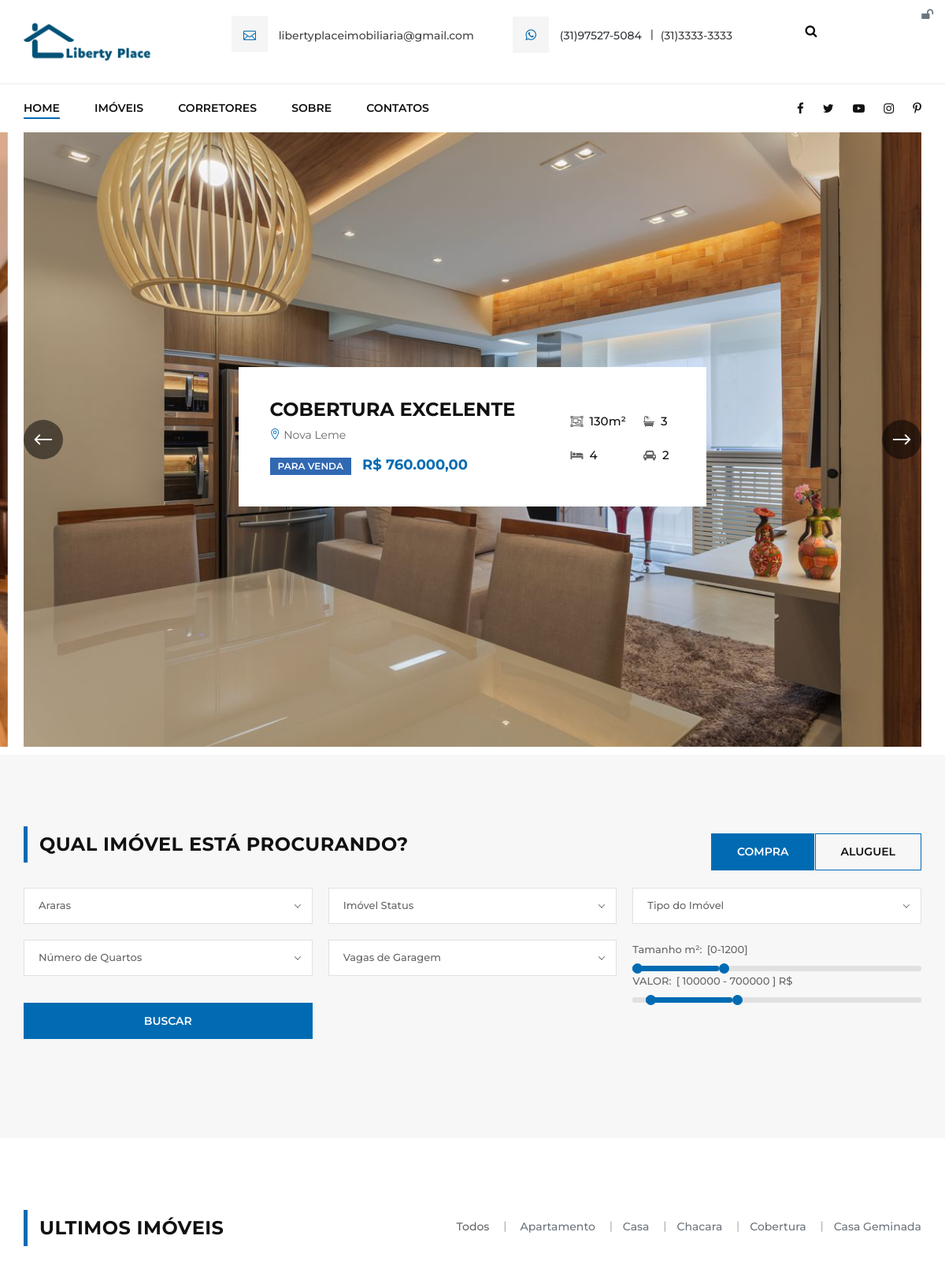
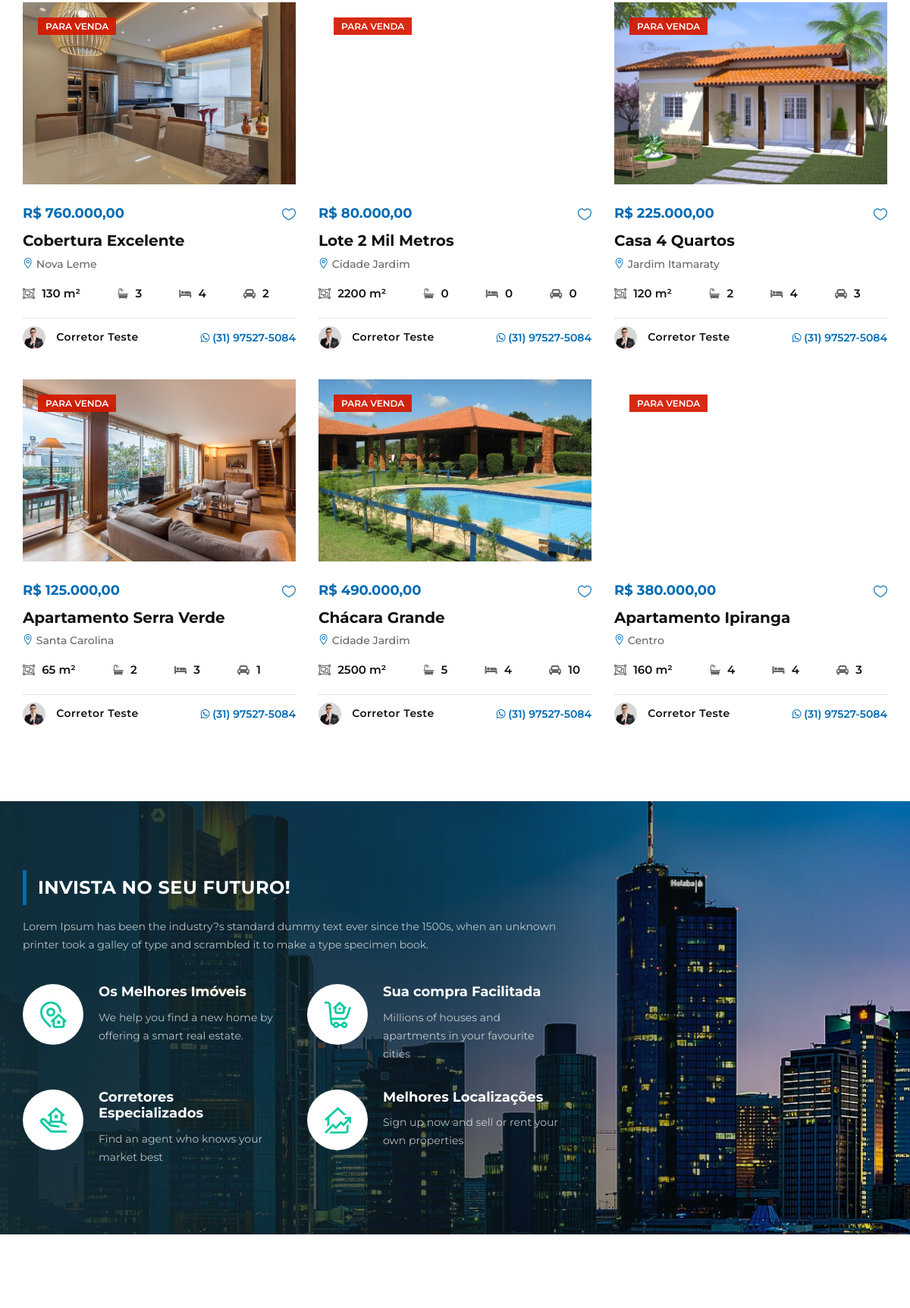
The page /imobiliaria/index.php (upper part) on the database its author committed (2 pictures, top to bottom).
### tables this page shows
CREATE TABLE `imoveis` (
  `id` int(11) NOT NULL,
  `vendedor` varchar(25) NOT NULL,
  `corretor` varchar(25) NOT NULL,
  `titulo` varchar(60) NOT NULL,
  `descricao` varchar(1000) NOT NULL,
  `tipo` int(11) NOT NULL,
  `cidade` int(11) NOT NULL,
  `bairro` int(11) NOT NULL,
  `valor` decimal(10,2) NOT NULL,
  `ano` int(11) NOT NULL,
  `visitas` int(11) NOT NULL,
  `area` int(11) NOT NULL,
  `quartos` int(11) NOT NULL,
  `banheiros` int(11) NOT NULL,
  `suites` int(11) NOT NULL,
  `garagens` int(11) NOT NULL,
  `piscinas` int(11) NOT NULL,
  `img_principal` varchar(100) NOT NULL,
  `img_planta` varchar(100) NOT NULL,
  `img_banner` varchar(100) NOT NULL,
  `endereco` varchar(100) NOT NULL,
  `status` varchar(25) NOT NULL,
  `condicao` varchar(20) NOT NULL
);

CREATE TABLE `bairros` (
  `id` int(11) NOT NULL,
  `nome` varchar(60) NOT NULL,
  `cidade` int(11) NOT NULL
);

CREATE TABLE `tipos` (
  `id` int(11) NOT NULL,
  `nome` varchar(50) NOT NULL,
  `imagem` varchar(100) NOT NULL,
  `imoveis` int(11) NOT NULL
);

CREATE TABLE `corretores` (
  `id` int(11) NOT NULL,
  `nome` varchar(50) NOT NULL,
  `cpf` varchar(20) NOT NULL,
  `telefone` varchar(15) NOT NULL,
  `email` varchar(50) NOT NULL,
  `endereco` varchar(100) NOT NULL,
  `foto` varchar(100) NOT NULL,
  `descricao` varchar(90) DEFAULT NULL,
  `twitter` varchar(150) DEFAULT NULL,
  `facebook` varchar(150) DEFAULT NULL,
  `corretor` tinyint(1) DEFAULT NULL,
  `creci` varchar(15) DEFAULT NULL
);

### imobiliaria/index.php (the view, shortened to what this page needs)
<?php
include_once("conexao.php");
include_once("cabecalho.php");
 ?>
<section class="hero-section">
    <div class="container">
        <div class="hs-slider owl-carousel">
             <?php
          $res = $pdo->query("SELECT * FROM imoveis where status = 'Para Venda' or status = 'Para Aluguel' order by id desc limit 4");
          $dados = $res->fetchAll(PDO::FETCH_ASSOC);
          for ($i=0; $i < count($dados); $i++) {
            $id = $dados[$i]['id'];
            $status = $dados[$i]['status'];
                        $imagem = $dados[$i]['img_banner'];
                        $valor = $dados[$i]['valor'];
                        $titulo = $dados[$i]['titulo'];
                        $bairro = $dados[$i]['bairro'];
                        $area = $dados[$i]['area'];
                        $quartos = $dados[$i]['quartos'];
                        $banheiros = $dados[$i]['banheiros'];
                        $garagens = $dados[$i]['garagens'];
            $res_2 = $pdo->query("SELECT * FROM bairros where id = '$bairro'");
            $dados_2 = $res_2->fetchAll(PDO::FETCH_ASSOC);
            $nomeBairro = $dados_2[0]['nome'];
             if ($status == "Para Venda") {
                            $classe = "c-red";
                        } else {
                            $classe = "";
              }
            ?>
            <a href="imovel-detalhes.php?id=<?php echo $id ?>">
            <div class="hs-item set-bg" data-setbg="sistema/img/imoveis/<?php echo $imagem ?>">
                <div class="row">
                    <div class="col-lg-12">
                        <div class="hc-inner-text">
                            <div class="hc-text">
                                <h4><?php echo $titulo ?></h4>
                                <p><span class="icon_pin_alt"></span> <?php echo $nomeBairro ?></p>
                                <div class="label <?php echo $classe ?>"><?php echo $status ?></div>
                                <h5>R$ <?php echo number_format($valor, 2, ',', '.'); ?><span>
                                    <?php if ($status == "Para Aluguel") {
                                        echo "<span>/mês</span>" ;
                                    }?></span></h5>
                            </div>
                            <div class="hc-widget">
                                <ul>
                                    <li><i class="fa fa-object-group"></i> <?php echo $area ?>m²</li>
                                    <li><i class="fa fa-bathtub"></i> <?php echo $banheiros ?></li>
                                    <li><i class="fa fa-bed"></i> <?php echo $quartos ?></li>
                                    <li><i class="fa fa-automobile"></i> <?php echo $garagens ?></li>
                                </ul>
                            </div>
                        </div>
                    </div>
                </div>
            </div>
            </a>
            <?php
             }
            ?>
        </div>
    </div>
</section>
<section class="search-section spad">
    <div class="container">
        <div class="row">
            <div class="col-lg-7">
                <div class="section-title">
                    <h4>Qual imóvel está Procurando?</h4>
                </div>
            </div>
            <div class="col-lg-5">
                <div class="change-btn">
                    <div class="cb-item">
                        <label for="cb-rent" class="active">
                            Compra
                        </label>
                    </div>
                    <div class="cb-item">
                        <label for="cb-sale">
                            Aluguel
                        </label>
                    </div>
                </div>
            </div>
        </div>
        <div class="search-form-content">
            <form action="lista-imoveis.php" method="GET" class="filter-form">
                <div class="room-size-range-wrap sm-width">
                    <div class="price-text">
                        <label for="roomsizeRange">Tamanho m²:</label>
                        <input type="text" id="roomsizeRange" name="area" readonly>
                    </div>
                    <div id="roomsize-range" class="slider"></div>
                </div>
                <div id="priceCompra" class="price-range-wrap sm-width">
                    <div class="price-text">
                        <label for="priceRange">Valor:</label>
                        <input type="text" id="priceRange" name="valorCompra" readonly>
                    </div>
                    <div id="price-range" class="slider"></div>
                </div>
                <button type="submit" class="search-btn sm-width">Buscar</button>
            </form>
        </div>
    </div>
</section>
<section class="property-section latest-property-section spad">
    <div class="container">
        <div class="row">
            <div class="col-lg-5">
                <div class="section-title">
                    <h4>ULTIMOS IMÓVEIS</h4>
                </div>
            </div>
            <div class="col-lg-7">
                <div class="property-controls">
                    <ul>
                        <li id="listarTodos" data-filter="all">Todos</li>
                              <?php
                $res = $pdo->query("SELECT * FROM tipos order by imoveis desc limit 5");
                $dados = $res->fetchAll(PDO::FETCH_ASSOC);
                for ($i=0; $i < count($dados); $i++) {
                  $id_item = $dados[$i]['id'];
                  $nome_item = $dados[$i]['nome'];
                     echo "<li><a class='text-secondary' href='lista-imoveis.php?tipo-imovel=" . $id_item . "'>" . $nome_item . "</a></li>";
                }
                ?>
                    </ul>
                </div>
            </div>
        </div>
        <div class="row property-filter">
             <?php
          $res = $pdo->query("SELECT * FROM imoveis where status = 'Para Venda' or status = 'Para Aluguel' order by id desc limit 6");
          $dados = $res->fetchAll(PDO::FETCH_ASSOC);
          for ($i=0; $i < count($dados); $i++) {
            $id = $dados[$i]['id'];
            $status = $dados[$i]['status'];
                        $imagem = $dados[$i]['img_banner'];
                        $valor = $dados[$i]['valor'];
                        $titulo = $dados[$i]['titulo'];
                        $bairro = $dados[$i]['bairro'];
                        $area = $dados[$i]['area'];
                        $quartos = $dados[$i]['quartos'];
                        $banheiros = $dados[$i]['banheiros'];
                        $garagens = $dados[$i]['garagens'];
                        $corretor = $dados[$i]['corretor'];
                         $res_2 = $pdo->query("SELECT * FROM corretores where cpf = '$corretor'");
            $dados_2 = $res_2->fetchAll(PDO::FETCH_ASSOC);
            $nomeCorretor = $dados_2[0]['nome'];
                            $telefoneCorretor = $dados_2[0]['telefone'];
                            $imgCorretor = $dados_2[0]['foto'];
            $res_2 = $pdo->query("SELECT * FROM bairros where id = '$bairro'");
            $dados_2 = $res_2->fetchAll(PDO::FETCH_ASSOC);
            $nomeBairro = $dados_2[0]['nome'];
             if ($status == "Para Venda") {
                            $classe = "c-red";
                        } else {
                            $classe = "";
              }
            ?>
            <div class="col-lg-4 col-md-6 mix all house">
                <div class="property-item">
                    <a href="imovel-detalhes.php?id=<?php echo $id ?>">
                        <div class="pi-pic set-bg" data-setbg="sistema/img/imoveis/<?php echo $imagem ?>">
                            <div class="label <?php echo $classe ?>"><?php echo $status ?></div>
                        </div>
                    </a>
                    <div class="pi-text">
                        <a title="Enviar Mensagem" href="" data-toggle="modal" data-target="#modalMensagemImovel" class="heart-icon"><span class="icon_heart_alt"></span></a>
                        <div class="pt-price">R$ <?php echo number_format($valor, 2, ',', '.'); ?>
                        </div>
                        <h5><a href="imovel-detalhes.php?id=<?php echo $id ?>"><?php echo $titulo ?></a></h5>
                        <p><span class="icon_pin_alt"></span> <?php echo $nomeBairro ?></p>
                        <ul>
                            <li><i class="fa fa-object-group"></i> <?php echo $area ?> m²</li>
                            <li><i class="fa fa-bathtub"></i> <?php echo $banheiros ?></li>
                            <li><i class="fa fa-bed"></i> <?php echo $quartos ?></li>
                            <li><i class="fa fa-automobile"></i> <?php echo $garagens ?></li>
                        </ul>
                        <div class="pi-agent">
                            <div class="pa-item">
                                <div class="pa-info">
                                    <img src="sistema/img/profiles/<?php echo $imgCorretor ?>" alt="">
                                    <h6><?php echo $nomeCorretor ?></h6>
                                </div>
                                <div class="pa-text">
                                    <a class="cor-verde-template-link" target="_blank" href="http://api.whatsapp.com/send?1=pt_BR&phone=55<?php echo $telefoneCorretor ?>"><i class="fa fa-whatsapp"></i> <?php echo $telefoneCorretor ?> </a>
                                </div>
                            </div>
                        </div>
                    </div>
                </div>
            </div>
            <?php  } ?>
        </div>
    </div>
</section>
<section class="chooseus-section spad set-bg" data-setbg="img/chooseus/chooseus-bg.jpg">
    <div class="container">
        <div class="row">
            <div class="col-lg-8">
                <div class="chooseus-text">
                    <div class="section-title">
                        <h4>Invista no seu futuro!</h4>
                    </div>
                    <p>Lorem Ipsum has been the industry?s standard dummy text ever since the 1500s, when an unknown
                        printer took a galley of type and scrambled it to make a type specimen book.</p>
                </div>
                <div class="chooseus-features">
                    <div class="cf-item">
                        <div class="cf-pic">
                            <img src="img/chooseus/chooseus-icon-1.png" alt="">
                        </div>
                        <div class="cf-text">
                            <h5>Os Melhores Imóveis</h5>
                            <p>We help you find a new home by offering a smart real estate.</p>
                        </div>
                    </div>
                    <div class="cf-item">
                        <div class="cf-pic">
                            <img src="img/chooseus/chooseus-icon-2.png" alt="">
                        </div>
                        <div class="cf-text">
                            <h5>Sua compra Facilitada</h5>
                            <p>Millions of houses and apartments in your favourite cities</p>
                        </div>
                    </div>
                    <div class="cf-item">
                        <div class="cf-pic">
                            <img src="img/chooseus/chooseus-icon-3.png" alt="">
                        </div>
                        <div class="cf-text">
                            <h5>Corretores Especializados</h5>
                            <p>Find an agent who knows your market best</p>
                        </div>
                    </div>
                    <div class="cf-item">
                        <div class="cf-pic">
                            <img src="img/chooseus/chooseus-icon-4.png" alt="">
                        </div>
                        <div class="cf-text">
                            <h5>Melhores Localizações</h5>
                            <p>Sign up now and sell or rent your own properties</p>
                        </div>
                    </div>
                </div>
            </div>
        </div>
    </div>
</section>
<section class="feature-property-section spad">
</section>
<?php
include_once("rodape.php");
 ?>

### rows shown on the page
imoveis: shows a picture, titulo "COBERTURA EXCELENTE", bairros.nome "Nova Leme", status "PARA VENDA", valor "760.000,00", area "130", banheiros "3", quartos "4", garagens "2", titulo "Cobertura Excelente", corretores.foto (picture), corretores.nome "Corretor Teste", corretores.telefone "(31) 97527-5084"
imoveis: status "PARA VENDA", valor "80.000,00", titulo "Lote 2 Mil Metros", bairros.nome "Cidade Jardim", area "2200", banheiros "0", quartos "0", garagens "0", corretores.foto (picture), corretores.nome "Corretor Teste", corretores.telefone "(31) 97527-5084"
imoveis: shows a picture, status "PARA VENDA", valor "125.000,00", titulo "Apartamento Serra Verde", bairros.nome "Santa Carolina", area "65", banheiros "2", quartos "3", garagens "1", corretores.foto (picture), corretores.nome "Corretor Teste", corretores.telefone "(31) 97527-5084"
tipos: nome "Apartamento"
tipos: nome "Casa"
tipos: nome "Chacara"
tipos: nome "Cobertura"
tipos: nome "Casa Geminada"
imoveis: shows a picture, status "PARA VENDA", valor "225.000,00", titulo "Casa 4 Quartos", bairros.nome "Jardim Itamaraty", area "120", banheiros "2", quartos "4", garagens "3", corretores.foto (picture), corretores.nome "Corretor Teste", corretores.telefone "(31) 97527-5084"
imoveis: shows a picture, status "PARA VENDA", valor "490.000,00", titulo "Chácara Grande", bairros.nome "Cidade Jardim", area "2500", banheiros "5", quartos "4", garagens "10", corretores.foto (picture), corretores.nome "Corretor Teste", corretores.telefone "(31) 97527-5084"
imoveis: status "PARA VENDA", valor "380.000,00", titulo "Apartamento Ipiranga", bairros.nome "Centro", area "160", banheiros "4", quartos "4", garagens "3", corretores.foto (picture), corretores.nome "Corretor Teste", corretores.telefone "(31) 97527-5084"

### other values the page prints
$email "libertyplaceimobiliaria@gmail.com"
$whatsapp "(31)97527-5084"
$telfixo "(31)3333-3333"
